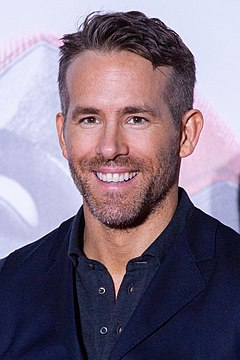
#> input picture Ex 3.1/images/ryan.jpg, 240 x 360 px
$ python color_balance.py
#> lines starting #> are read from the running program, lines starting #| are printed output that depends on the picture
### Ex 3.1/library.py
import cv2
import numpy as np

# Hàm chỉnh độ sáng cho ảnh
def gammaCorrection(src, gamma):
    """
    It takes an image and a percentage, and returns the image with the percentage of pixels in the image
    that are the darkest and the percentage of pixels in the image that are the brightest set to black
    and white respectively

    :param src: The source image
    :param gamma: The gamma value to be used in the gamma correction
    :return: a list of the three channels of the image.
    """
    invGamma = 1 / gamma

    table = [((i / 255) ** invGamma) * 255 for i in range(256)]
    table = np.array(table, np.uint8)

    return cv2.LUT(src, table)


# Hàm chỉnh màu cho ảnh
# [27 lines left out: function colorBalance, not called in this run]

### Ex 3.1/color_balance.py
import cv2
import numpy as np
import library as lib


if __name__ == "__main__":
    # Reading the image from the path and storing it in the variable img.
    img = cv2.imread("images/ryan.jpg")
#> img is the input picture: shape (360, 240, 3); mean B, G, R 132.4, 114.4, 127.7

    # Applying color balance to the image.
    # out = lib.colorBalance(img, 1)
    # res1 = np.hstack((img, out))
    # cv2.imshow("Before vs After", res1)

    # # Applying gamma correction to the image.
    gammaImg = lib.gammaCorrection(img, 1)
    res2 = np.hstack((img, gammaImg))
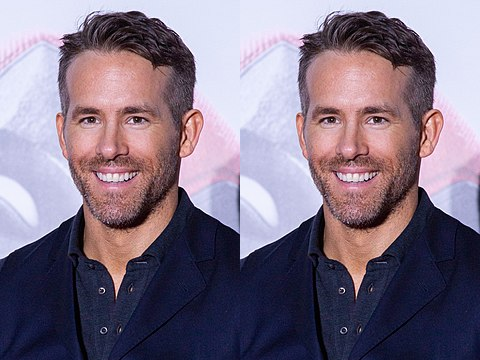
#> res2: shape (360, 480, 3); mean B, G, R 132.4, 114.4, 127.7
    cv2.imshow("Original image vs Gamma correction", res2)

    cv2.waitKey(0)
    cv2.destroyAllWindows()

$ run again, with Ex 3.1/images/flower.png saved as Ex 3.1/images/ryan.jpg
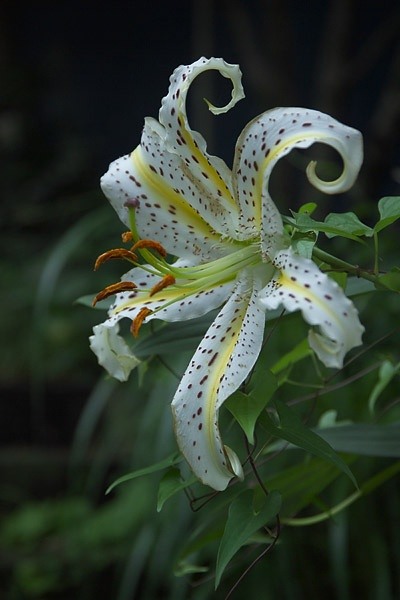
#> input picture Ex 3.1/images/flower.png, 400 x 600 px
#> img is the input picture: shape (600, 400, 3); mean B, G, R 47.6, 60.9, 49.7
#> `res2 = np.hstack((img, gammaImg))`:
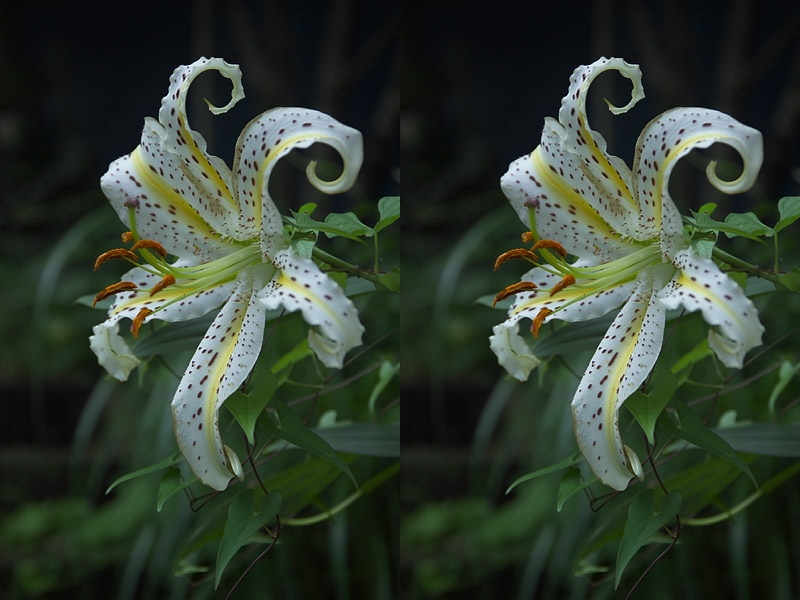
#> res2: shape (600, 800, 3); mean B, G, R 47.6, 60.9, 49.7
